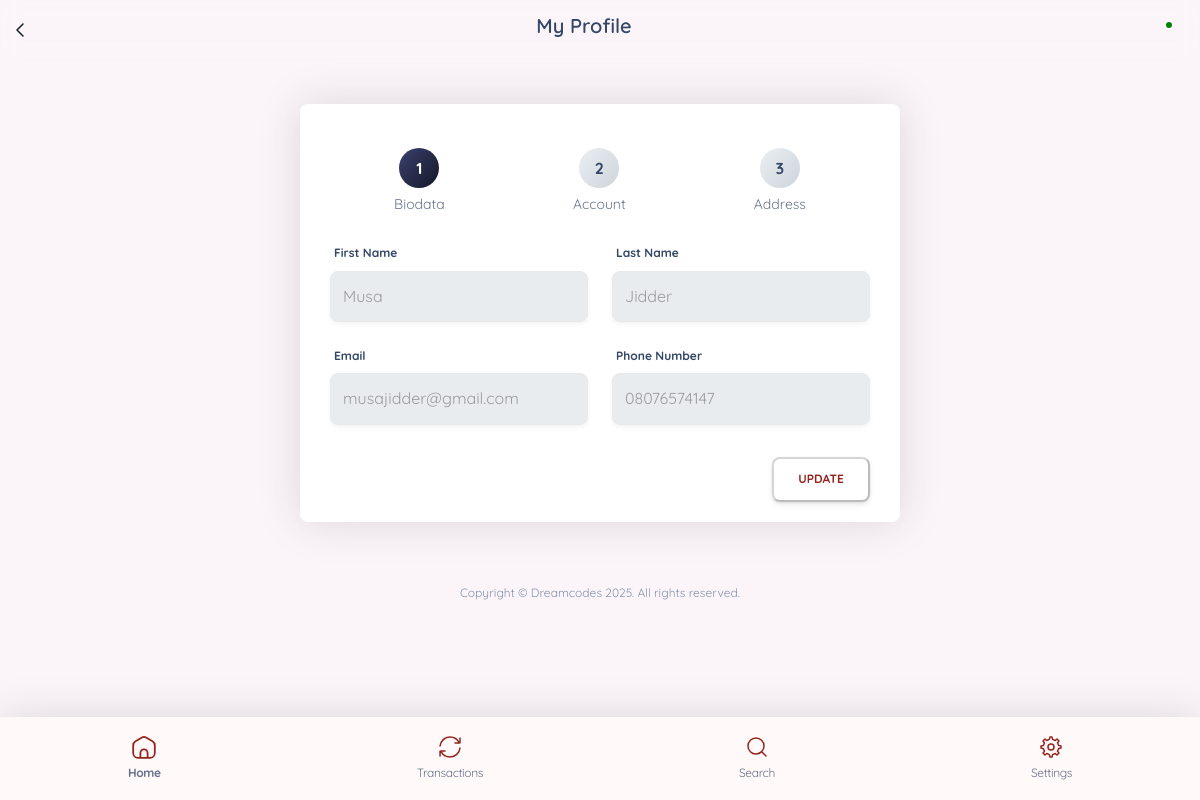
The app's page /public/pages/profile.php (signed in) with its own data.
### tables this page shows
CREATE TABLE `users` (
  `user_id` int(11) NOT NULL,
  `virtual_account` varchar(20) DEFAULT NULL,
  `account_name` varchar(50) NOT NULL,
  `bank_name` varchar(50) NOT NULL,
  `billstack_ref` varchar(20) NOT NULL,
  `first_name` varchar(20) NOT NULL,
  `last_name` varchar(20) NOT NULL,
  `email` varchar(100) NOT NULL,
  `phone_number` varchar(11) DEFAULT NULL,
  `password` varchar(255) NOT NULL,
  `w_bank_name` varchar(50) NOT NULL,
  `w_account_number` varchar(10) NOT NULL,
  `txn_pin` varchar(255) DEFAULT NULL,
  `address` varchar(100) NOT NULL,
  `state` varchar(15) NOT NULL,
  `country` varchar(15) NOT NULL,
  `city` varchar(20) NOT NULL,
  `photo` varchar(255) NOT NULL DEFAULT 'uploads/default.png',
  `updated_at` datetime DEFAULT NULL,
  `created_at` timestamp NOT NULL DEFAULT current_timestamp() ON UPDATE current_timestamp(),
  `registration_id` varchar(50) NOT NULL,
  `referral_code` varchar(10) DEFAULT NULL,
  `referral_link` varchar(100) NOT NULL,
  `referred_by` varchar(10) DEFAULT NULL,
  `registration_status` enum('incomplete','complete') DEFAULT 'incomplete',
  `account_status` enum('Active','Inactive','Banned','Frozen') NOT NULL DEFAULT 'Active',
  `kyc_value` varchar(11) DEFAULT NULL,
  `kyc_status` enum('verified','unverified','locked','banned') NOT NULL DEFAULT 'unverified',
  `kyc_type` enum('NIN','BVN') DEFAULT NULL
);

### functions/Model.php (called while the page is built, shortened)
<?php
function getUserInfo(PDO $pdo, int $userd): array|false
{
    $stmt = $pdo->prepare("SELECT * FROM users WHERE user_id = ?");
    $stmt->execute([$userd]);
    $user = $stmt->fetch(PDO::FETCH_ASSOC);
    return $user;
}

### public/pages/profile.php (the view, shortened to what this page needs)
<?php
require __DIR__ . '/../../config/config.php';
require __DIR__ . '/../../functions/Model.php';
require __DIR__ . '/../partials/header.php';
?>
<body>
    <main class="container px-2 py-4">
        <header>
            <div class="page-header mb-4 text-center">
                <svg class="header-back-button" width="8" height="14" viewBox="0 0 8 14" fill="none" xmlns="http://www.w3.org/2000/svg">
                    <path d="M7 1L1 7L7 13" stroke="#141C25" stroke-width="1.5" stroke-linecap="round" stroke-linejoin="round" />
                </svg>
                <h5 class="fw-bold">My Profile</h5>
                <div class="notification-icon">
                    <a href="notifications.php">
                        <span class="notification-badge"></span>
                    </a>
                </div>
            </div>
        </header>
        <div class="form-container" style="min-height: 410px;">
            <div class="d-flex justify-content-between py-4 px-0 step-tracker">
                <div class="step-indicator text-center flex-fill" data-step="0">
                    <div class="step-circle bg-gradient-dark text-white mx-auto">1</div>
                    <small class="step-label">Biodata</small>
                </div>
                <div class="step-indicator text-center flex-fill" data-step="1">
                    <div class="step-circle bg-gradient-light text-dark mx-auto">2</div>
                    <small class="step-label">Account</small>
                </div>
                <div class="step-indicator text-center flex-fill" data-step="2">
                    <div class="step-circle bg-gradient-light text-dark mx-auto">3</div>
                    <small class="step-label">Address</small>
                </div>
            </div>
            <form class="wizard-step active" id="step-biodata">
                <div class="row mb-1">
                    <div class="col-md-6 mb-3">
                        <label>First Name</label>
                        <input type="text" class="input" value="<?= htmlspecialchars($user['first_name']) ?? '' ?>" disabled>
                    </div>
                    <div class="col-md-6">
                        <label>Last Name</label>
                        <input type="text" class="input" value="<?= htmlspecialchars($user['last_name']) ?? '' ?>" disabled>
                    </div>
                </div>
                <div class="row">
                    <div class="col-md-6 mb-3">
                        <label>Email</label>
                        <input type="email" class="input" value="<?= htmlspecialchars($user['email']) ?? '' ?>" disabled>
                    </div>
                    <div class="col-md-6 mb-3">
                        <label>Phone Number</label>
                        <input type="text" class="input" value="<?= htmlspecialchars($user['phone_number']) ?? '' ?>" disabled>
                    </div>
                </div>
                <div class="text-end mt-3">
                    <button type="button" class="disabled-btn" disabled>Update</button>
                </div>
            </form>
        </div>
        <?php require __DIR__ . '/../partials/bottom-nav.php' ?>
    </main>
    <footer class="my-4">
        <p class="text-xs text-center text-secondary">Copyright &copy; Dreamcodes 2025. All rights reserved.</p>
    </footer>
</body>
</html>

### public/assets/css/toasted.css (style rules this page uses)
:root { --toasted-red: #d72638; --toasted-black: #1a1a1a; --toasted-cream: #fff3e0; }

### public/assets/css/style.css (style rules this page uses)
* { padding: 0; margin: 0; box-sizing: border-box; font-family: "Quicksand", "Segoe UI" !important; }
body { background-color: var(--primary-light); font-family: "Quicksand", "Segoe UI" !important; }
:is(body, *) { font-variant-numeric: lining-nums; }
*:not(code):not(pre) { font-feature-settings: "lnum"; }
a { text-decoration: none; }
header { margin-bottom: 3.5rem; }
header .header-back-button { cursor: pointer; }
button:disabled { box-shadow: var(--shadow-md); background-color: transparent !important; padding: 0.75rem 1.5rem; text-transform: uppercase; display: inline-block; font-size: 0.75rem; font-weight: 700; line-height: 1.4; color: var(--primary); text-align: center; vertical-align: middle; cursor: not-allowed; user-select: none; border-radius: 0.5rem; transition: all 0.35s ease-in; }
.page-header { position: fixed; top: 0; left: 0; right: 0; z-index: 1000; backdrop-filter: blur(10px); width: 100%; display: flex; justify-content: space-between; align-items: center; padding: 14px 16px; height: 60px; }
.input { width: 100%; padding: 12px; border: 1px solid #e9e9e9; border-radius: 8px; background-color: var(--light, #fff); color: #9b9b9b; transition: all 0.2s ease-in-out; box-shadow: 0px 2px 5px rgba(0, 0, 0, 0.05); }
.input::placeholder { color: var(--gray-text, #8b9398); opacity: 0.7; font-size: 14px; }
.d-flex { display: flex; }
.justify-content-between { justify-content: space-between; }
.form-container { max-width: 600px; width: 100%; margin: 15px auto; background: #ffffff; padding: 20px 30px; border-radius: 8px; box-shadow: var(--shadow); position: relative; }
.notification-icon { position: relative; display: flex; align-items: center; justify-content: center; width: 40px; margin-top: 10px; height: 40px; border-radius: 50%; }
.notification-badge { position: absolute; top: 5px; right: 10px; width: 10px; height: 10px; background-color: green; border-radius: 50%; z-index: 100; border: 2px solid white; }
.input[disabled] { background-color: #e9ecef; cursor: not-allowed; }
.step-indicator { position: relative; }
.step-indicator::after { width: 10px; height: 2px; background-color: #fccde2; }
.step-circle { cursor: pointer; width: 40px; height: 40px; border-radius: 50%; line-height: 40px; font-weight: bold; }
.step-label { margin-top: 5px; display: block; }

### public/assets/css/print.css (style rules this page uses)
@media screen and (max-width: 1200px) { p { font-size: 18px; } }

### records on screen
users: first_name "Musa", last_name "Jidder", email "musajidder@gmail.com", phone_number "08076574147"
